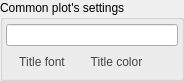
<?xml version="1.0" encoding="UTF-8"?>
<ui version="4.0">
 <class>CommonPlotSettings</class>
 <widget class="QWidget" name="CommonPlotSettings">
  <property name="geometry">
   <rect>
    <x>0</x>
    <y>0</y>
    <width>184</width>
    <height>81</height>
   </rect>
  </property>
  <property name="windowTitle">
   <string>Form</string>
  </property>
  <layout class="QVBoxLayout" name="verticalLayout">
   <property name="spacing">
    <number>0</number>
   </property>
   <property name="leftMargin">
    <number>0</number>
   </property>
   <property name="topMargin">
    <number>0</number>
   </property>
   <property name="rightMargin">
    <number>0</number>
   </property>
   <property name="bottomMargin">
    <number>0</number>
   </property>
   <item>
    <widget class="QGroupBox" name="groupBox_6">
     <property name="title">
      <string>Common plot's settings</string>
     </property>
     <layout class="QVBoxLayout" name="verticalLayout_4">
      <property name="spacing">
       <number>3</number>
      </property>
      <property name="leftMargin">
       <number>3</number>
      </property>
      <property name="topMargin">
       <number>3</number>
      </property>
      <property name="rightMargin">
       <number>3</number>
      </property>
      <property name="bottomMargin">
       <number>3</number>
      </property>
      <item>
       <widget class="QLineEdit" name="plotTitle">
        <property name="toolTip">
         <string>Set current plot's title.</string>
        </property>
        <property name="statusTip">
         <string>Set current plot's title.</string>
        </property>
       </widget>
      </item>
      <item>
       <layout class="QHBoxLayout" name="horizontalLayout_2">
        <property name="spacing">
         <number>3</number>
        </property>
        <item>
         <widget class="QToolButton" name="plotTitleFont">
          <property name="sizePolicy">
           <sizepolicy hsizetype="Expanding" vsizetype="Fixed">
            <horstretch>0</horstretch>
            <verstretch>0</verstretch>
           </sizepolicy>
          </property>
          <property name="toolTip">
           <string>Set title's font of current plot.</string>
          </property>
          <property name="statusTip">
           <string>Set title's font of current plot.</string>
          </property>
          <property name="styleSheet">
           <string notr="true">QToolButton{
    border-style: outset;
    border-width: 0px;
    font: 12px;
    border-top-left-radius: 8px;
    border-bottom-left-radius: 8px;
    color: #444444;
    height: 20px;
    background: qlineargradient(
        x1: 0, y1: 0, x2: 0, y2: 1,
        stop: 1.0   #999, 
        stop: 0.75 #bbb,
        stop: 0.5   #ddd, 
        stop: 0.25 #eee, 
        stop: 0.0   #fff
    );
}
QToolButton:pressed {
    background: qlineargradient(
        x1: 0, y1: 0, x2: 0, y2: 1,
        stop: 1.0   #fff, 
        stop: 0.75 #eee,
        stop: 0.5   #ddd, 
        stop: 0.25 #bbb, 
        stop: 0.0   #999
    );
}
QToolButton:hover:enabled{
    color:#000
}
QToolButton:disabled{
    color: #999999;
}</string>
          </property>
          <property name="text">
           <string>Title font</string>
          </property>
         </widget>
        </item>
        <item>
         <widget class="QToolButton" name="plotTitleColor">
          <property name="sizePolicy">
           <sizepolicy hsizetype="Expanding" vsizetype="Fixed">
            <horstretch>0</horstretch>
            <verstretch>0</verstretch>
           </sizepolicy>
          </property>
          <property name="toolTip">
           <string>Set title's color of current plot.</string>
          </property>
          <property name="statusTip">
           <string>Set title's color of current plot.</string>
          </property>
          <property name="styleSheet">
           <string notr="true">QToolButton{
    border-style: outset;
    border-width: 0px;
    font: 12px;
    color: #444444;
    height: 20px;
    background: qlineargradient(
        x1: 0, y1: 0, x2: 0, y2: 1,
        stop: 1.0   #999, 
        stop: 0.75 #bbb,
        stop: 0.5   #ddd, 
        stop: 0.25 #eee, 
        stop: 0.0   #fff
    );
}
QToolButton:pressed {
    background: qlineargradient(
        x1: 0, y1: 0, x2: 0, y2: 1,
        stop: 1.0   #fff, 
        stop: 0.75 #eee,
        stop: 0.5   #ddd, 
        stop: 0.25 #bbb, 
        stop: 0.0   #999
    );
}
QToolButton:hover:enabled{
    color:#000
}
QToolButton:disabled{
    color: #999999;
}</string>
          </property>
          <property name="text">
           <string>Title color</string>
          </property>
         </widget>
        </item>
        <item>
         <widget class="QToolButton" name="copy">
          <property name="toolTip">
           <string>Copy these common's settings to all plots of current group.</string>
          </property>
          <property name="statusTip">
           <string>Copy these common's settings to all plots of current group.</string>
          </property>
          <property name="styleSheet">
           <string notr="true">QToolButton{
    border-style: outset;
    border-width: 0px;
    font: 14px;
    border-top-right-radius: 8px;
    border-bottom-right-radius: 8px;
    color: #444444;
    height: 20px;
	width:20px;
    background: qlineargradient(
        x1: 0, y1: 0, x2: 0, y2: 1,
        stop: 1.0   #999, 
        stop: 0.75 #bbb,
        stop: 0.5   #ddd, 
        stop: 0.25 #eee, 
        stop: 0.0   #fff
    );
}
QToolButton:pressed {
    background: qlineargradient(
        x1: 0, y1: 0, x2: 0, y2: 1,
        stop: 1.0   #fff, 
        stop: 0.75 #eee,
        stop: 0.5   #ddd, 
        stop: 0.25 #bbb, 
        stop: 0.0   #999
    );
}
QToolButton:hover:enabled{
    color:#000
}
QToolButton:disabled{
    color: #999999;
}</string>
          </property>
          <property name="text">
           <string/>
          </property>
          <property name="icon">
           <iconset resource="res.qrc">
            <normaloff>:/res/mainWindow/copySettings.png</normaloff>:/res/mainWindow/copySettings.png</iconset>
          </property>
         </widget>
        </item>
       </layout>
      </item>
     </layout>
    </widget>
   </item>
  </layout>
 </widget>
 <resources>
  <include location="res.qrc"/>
 </resources>
 <connections/>
</ui>
